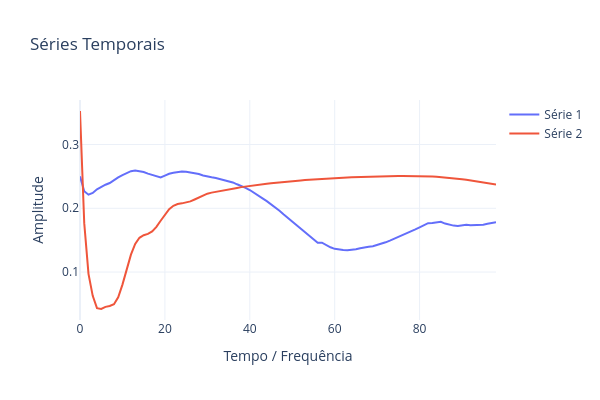

Notebook code for this chart:
### Code cell
PlotSeriesPLY(ySeries=[teda.wape_RUL_hist,teda.wape_HI_hist])
